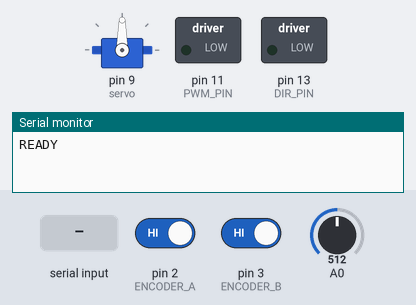
A sketch run on a simulated Arduino Uno, built with avr-gcc and run on an emulated ATmega328P. Shown: servo, switched loads named in the sketch (green lamp = pin HIGH), the last lines printed to the serial monitor. The test bench sets the inputs (shaded band); at power-on: A0 = 512, pin 2 (ENCODER_A) HIGH, pin 3 (ENCODER_B) HIGH.

Above: at 0.8 s.
0.9 s: A0 set to 490
3.2 s: "90,45,200\n" received over Serial
At 4.1 s:
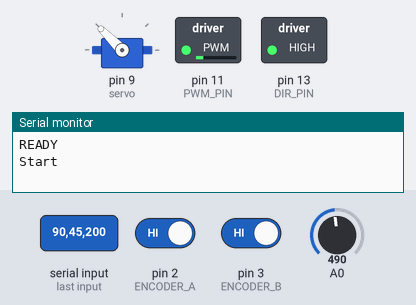
Timing chart, 0 to 6.2 s (numbered marks = the images above; inputs shaded):
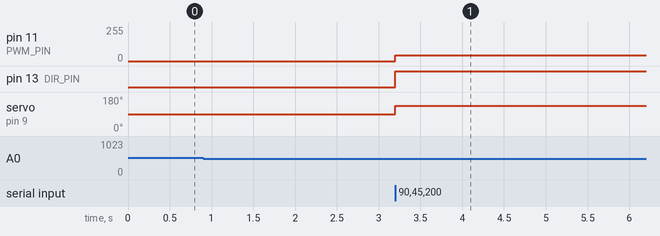

The sketch:

Main.ino
```cpp
#include <PID_v2.h>
#include <Servo.h>

#define ENCODER_A 2
#define ENCODER_B 3
#define PWM_PIN 11   // speed
#define DIR_PIN 13   // direction


#define GEAR_RATIO 19       // Our CHP-20GP-180's gear ratio
#define PPR 11              // encoder pulses per motor-shaft revolution
#define TICKS_PER_REV (GEAR_RATIO * PPR * 4.0) // x4 quadrature decoding

int minDuty = 60;      // minimum PWM to overcome friction
int stopZoneDeg = 1;   // degrees considered "arrived"
int resumeZoneDeg = 2; // must drift this far from target before correcting again
bool arrived = false;
float error = 0;
float corr = 0;

Servo servo;

volatile long motorPosition = 0;
volatile uint8_t lastEncoded = 0;

double currentDeg, targetDeg, output;
double kp = 0.33, ki = 0.0, kd = 0.007;
PID myPID(&currentDeg, &output, &targetDeg, kp, ki, kd, DIRECT);

// ---------- Serial command buffer ----------
String serialBuf = "";

void updateMotorPosition() {
  uint8_t MSB = digitalRead(ENCODER_A);
  uint8_t LSB = digitalRead(ENCODER_B);
  uint8_t encoded = (MSB << 1) | LSB;
  uint8_t sum = (lastEncoded << 2) | encoded;

  if (sum == 0b1101 || sum == 0b0100 || sum == 0b0010 || sum == 0b1011) motorPosition++;
  if (sum == 0b1110 || sum == 0b0111 || sum == 0b0001 || sum == 0b1000) motorPosition--;

  lastEncoded = encoded;
}

void setup() {
  Serial.begin(115200);
  servo.attach(9);
  pinMode(ENCODER_A, INPUT_PULLUP);
  pinMode(ENCODER_B, INPUT_PULLUP);
  attachInterrupt(digitalPinToInterrupt(ENCODER_A), updateMotorPosition, CHANGE);
  attachInterrupt(digitalPinToInterrupt(ENCODER_B), updateMotorPosition, CHANGE);
  pinMode(PWM_PIN, OUTPUT);
  pinMode(DIR_PIN, OUTPUT);

  myPID.SetMode(AUTOMATIC);
  myPID.SetOutputLimits(-255, 255);
  myPID.SetSampleTime(10);

  servo.write(cal_head(0)); // center steering
  serialBuf.reserve(32);

  Serial.println("READY");
  StartButton();
}

void motor_degree(float angle) {
  targetDeg = angle; // set the GLOBAL setpoint the PID actually reads

  do {
    currentDeg = motorPosition * 360.0 / TICKS_PER_REV; // update the GLOBAL currentDeg
    error = abs(targetDeg - currentDeg);

    myPID.Compute();
    corr = constrain(abs((int)output), 0, 100);
    if (corr > 0 && corr < minDuty && error > 5) corr = minDuty;
    digitalWrite(DIR_PIN, output >= 0 ? HIGH : LOW);
    analogWrite(PWM_PIN, corr);
  } while (error > 2);

  analogWrite(PWM_PIN, 0);
}

void motor_dc(int duty) {
  digitalWrite(DIR_PIN, duty >= 0 ? HIGH : LOW);
  analogWrite(PWM_PIN, constrain(abs(duty), 0, 255));
}

// Calculate the seering angle to make it useable with our servo
int cal_head(int degree) {
  return ((degree + 180) / 2);
}

// ---------- Serial command handling ----------
// Protocol (newline-terminated ASCII lines), comma-separated tuple:
//   <servoAngle>,<speed>,<distance>
//     servoAngle : int, degrees, passed through cal_head() and applied immediately
//     speed      : int, raw PWM duty -255..255 (sign = direction)
//     distance   : float, degrees of motor travel
//                    0    -> just drive continuously at <speed>, replies "OK" right away (non-blocking)
//                    !=0  -> drive at <speed> until |distance| degrees have been traveled
//                            (measured from encoder position at command start), then stop
//                            and print "t"
// Malformed lines reply "ERR"
void handleCommand(String cmd) {
  cmd.trim();
  if (cmd.length() == 0) return;

  int c1 = cmd.indexOf(',');
  int c2 = (c1 >= 0) ? cmd.indexOf(',', c1 + 1) : -1;
  if (c1 < 0 || c2 < 0) {
    Serial.println("ERR");
    return;
  }

  int servoAngle = cmd.substring(0, c1).toInt();
  int speed = cmd.substring(c1 + 1, c2).toInt();
  float distance = cmd.substring(c2 + 1).toFloat();

  servo.write(cal_head(servoAngle));

  if (distance == 0) {
    motor_dc(speed);
    Serial.println("OK");
  } else {
    long startPos = motorPosition;
    motor_dc(speed);

    float traveled;
    do {
      traveled = abs((motorPosition - startPos) * 360.0 / TICKS_PER_REV);
    } while (traveled < abs(distance));

    analogWrite(PWM_PIN, 0);
    Serial.println("t");
  }
}

void readSerialCommands() {
  while (Serial.available() > 0) {
    char c = (char)Serial.read();
    if (c == '\n') {
      handleCommand(serialBuf);
      serialBuf = "";
    } else if (c != '\r') {
      serialBuf += c;
      // guard against runaway buffer if newline never arrives
      if (serialBuf.length() > 40) serialBuf = "";
    }
  }
}

void StartButton(){
  while (analogRead(0) > 500){
    delay(10);
  }
  delay(800);
  Serial.println("Start");

}

void loop() {
  readSerialCommands();
}
```

PID_v2.h
```cpp
#ifndef PID_v2_h
#define PID_v2_h

class PID {
 public:
  // Constants used in some of the functions below
  enum Mode { Manual = 0, Automatic = 1 };
  enum Direction { Direct = 0, Reverse = 1 };
  enum class P_On { Measurement = 0, Error = 1 };

  // commonly used functions
  // **************************************************************************
  // Constructor. Links the PID to the Input, Output, and Setpoint. Initial
  // tuning parameters are also set here. (overload for specifying proportional
  // mode)
  PID(double *Input, double *Output, double *Setpoint, double Kp, double Ki,
      double Kd, P_On, Direction);

  // Constructor. Links the PID to the Input, Output, and Setpoint. Initial
  // tuning parameters are also set here
  PID(double *Input, double *Output, double *Setpoint, double Kp, double Ki,
      double Kd, Direction);

  // Sets PID to either Manual (0) or Auto (non-0)
  void SetMode(Mode Mode);

  // Performs the PID calculation. It should be called every time loop()
  // cycles. ON/OFF and calculation frequency can be set using SetMode and
  // SetSampleTime respectively
  bool Compute();

  // Clamps the output to a specific range. 0-255 by default, but it's likely
  // the user will want to change this depending on the application
  void SetOutputLimits(double, double);

  // available but not commonly used functions
  // ********************************************************
  // While most users will set the tunings once in the constructor, this
  // function gives the user the option of changing tunings during runtime for
  // Adaptive control
  void SetTunings(double, double, double);
  // Overload for specifying proportional mode
  void SetTunings(double, double, double, P_On);

  // Sets the Direction, or "Action" of the controller. DIRECT means the output
  // will increase when error is positive. REVERSE means the opposite. It's very
  // unlikely that this will be needed once it is set in the constructor.
  void SetControllerDirection(Direction);

  // Sets the frequency, in Milliseconds, with which the PID calculation is
  // performed. Default is 100.
  void SetSampleTime(int);

  // Display functions
  // ****************************************************************
  // These functions query the pid for interal values.they were created mainly
  // for the pid front-end, where it's important to know what is actually inside
  // the PID.
  double GetKp() const;
  double GetKi() const;
  double GetKd() const;
  Mode GetMode() const;
  Direction GetDirection() const;
  double GetLastP() const;
  double GetLastI() const;
  double GetLastD() const;

 private:
  void Initialize();

  double dispKp;  // * we'll hold on to the tuning parameters in user-entered
  double dispKi;  //   format for display purposes
  double dispKd;  //

  double kp;  // * (P)roportional Tuning Parameter
  double ki;  // * (I)ntegral Tuning Parameter
  double kd;  // * (D)erivative Tuning Parameter

  Direction controllerDirection;
  P_On pOn;

  // Pointers to the Input, Output, and Setpoint variables. This creates a hard
  // link between the variables and the PID, freeing the user from having to
  // constantly tell us what these values are.  with pointers we'll just know.
  double *myInput, *myOutput, *mySetpoint;

  unsigned long lastTime;
  double outputSum, lastInput;
  double lastP, lastD;

  unsigned long SampleTime;
  double outMin, outMax;
  bool inAuto, pOnE;
};

class PID_v2 : public PID {
 public:
  PID_v2(double Kp, double Ki, double Kd, Direction dir, P_On POn = P_On::Error)
      : PID(&this->input, &this->output, &this->setpoint, Kp, Ki, Kd, POn,
            dir) {}

  void Setpoint(double v) { this->setpoint = v; }
  double GetSetpoint() const { return this->setpoint; }

  // Initializes and enables PID controller. Current input and output values
  // are needed for a smooth transision to automatic control.
  void Start(double input_, double currentOutput, double setpoint_) {
    this->input = input_;
    this->output = currentOutput;
    this->setpoint = setpoint_;
    this->SetMode(Mode::Automatic);
  }

  // Recompute the values and return the output value. Note that computation
  // (and therefore, change of output value) will happen only once every sample
  // time, set by SetSampleTime method.
  double Run(double input_) {
    this->input = input_;
    this->Compute();
    return this->output;
  }

 private:
  double input, output, setpoint;
};

#ifndef PID_v2_SKIP_COMPAT_WITH_v1
const PID::Mode AUTOMATIC = PID::Automatic;
const PID::Mode MANUAL = PID::Manual;
const PID::Direction DIRECT = PID::Direct;
const PID::Direction REVERSE = PID::Reverse;
const PID::P_On P_ON_M = PID::P_On::Measurement;
const PID::P_On P_ON_E = PID::P_On::Error;
#endif

#endif  // PID_v2_h
```

Measured:
- after the input at 3.2 s, pin 11 (PWM_PIN): 0/255 → 45/255 at once; pin 13 (DIR_PIN): LOW → HIGH at once; servo on pin 9 (servo): 90° → 135° at once
